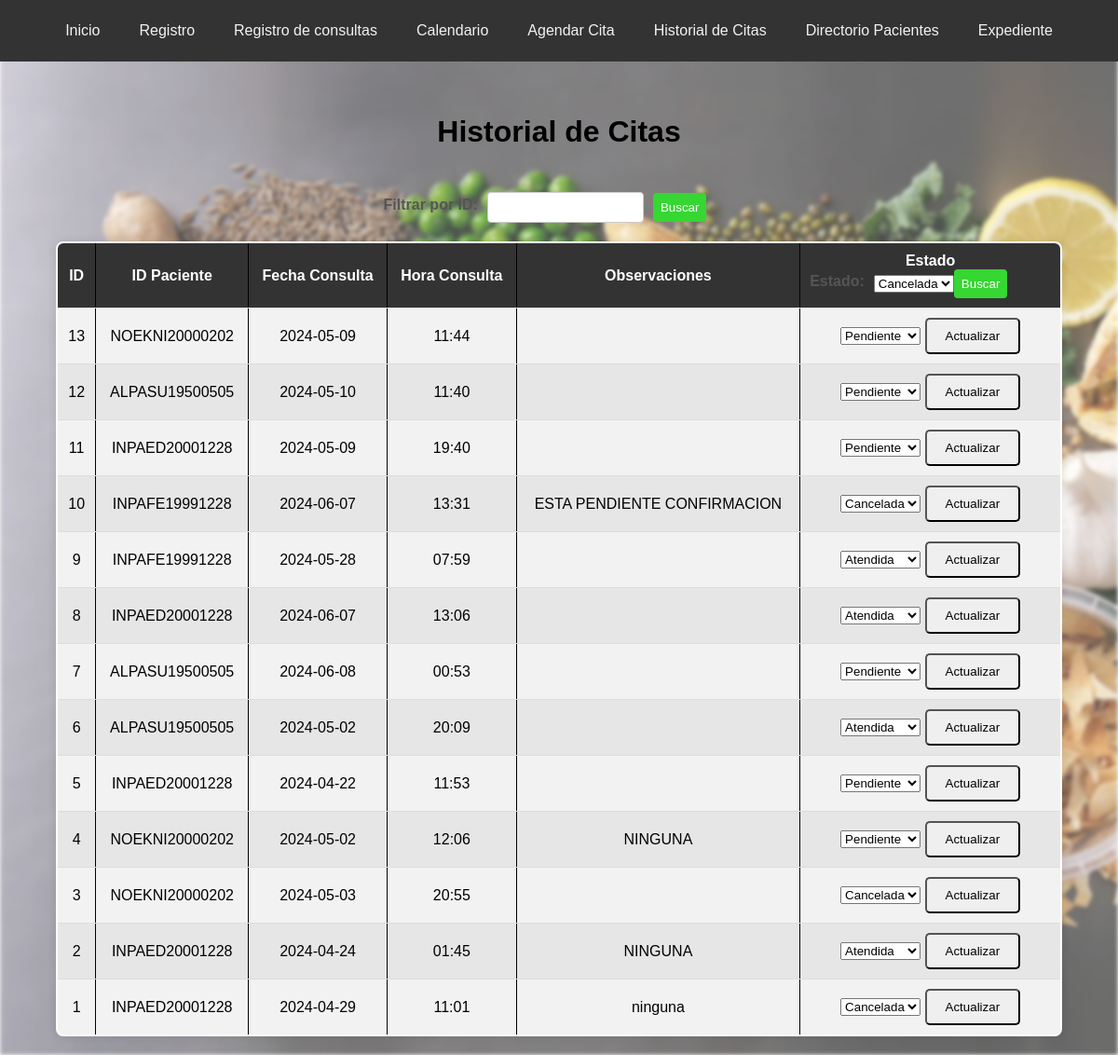
Page /historial_citas (signed in) on the committed database.
### tables this page shows
CREATE TABLE citas (
                    id_cita INTEGER PRIMARY KEY AUTOINCREMENT,
                    id_paciente TEXT,
                    fecha_consulta TEXT NOT NULL,
                    hora_consulta TEXT NOT NULL, 
                    observaciones TEXT,
                    estado TEXT DEFAULT 'Pendiente',
                    FOREIGN KEY (id_paciente) REFERENCES pacientes(id_paciente)
                );

### app.py (the view)
@app.route('/historial_citas', methods=['GET', 'POST'])
@login_required
def historial_citas():
    filter_text = request.form.get('filter_text')
    filter_by = request.form.get('filter_by')
    with get_db_connection() as connection:
        cursor = connection.cursor()
        if request.method == 'POST' and filter_text and filter_by:
            if filter_by == 'id_paciente':
                cursor.execute("SELECT * FROM citas WHERE LOWER(id_paciente) LIKE LOWER(?)", ('%' + filter_text + '%',))
            elif filter_by == 'estado':
                cursor.execute("SELECT * FROM citas WHERE LOWER(estado) = LOWER(?)", (filter_text, ))
            else:
                cursor.execute("SELECT * FROM citas")
        else:
            cursor.execute("SELECT * FROM citas")
        citas = cursor.fetchall()
    with get_db_connection() as connection:
     cursor = connection.cursor()
    cursor.execute("SELECT id_paciente, primer_apellido, segundo_apellido, nombres FROM pacientes")
    pacientes = cursor.fetchall()
    citas_ordenadas = sorted(citas, key=itemgetter(0), reverse=True)
    with get_db_connection() as connection:
        cursor = connection.cursor()
        cursor.execute("SELECT id_paciente, primer_apellido, segundo_apellido, nombres FROM pacientes")
        pacientes = cursor.fetchall()
    return render_template('historial_citas.html', citas=citas_ordenadas, pacientes=pacientes)

### app.py (called while the page is built)
def get_db_connection():
    return sqlite3.connect('nutricion_consulta.db')

def login_required(f):
    @wraps(f)
    def decorated_function(*args, **kwargs):
        if 'username' not in session:
            return redirect(url_for('login'))
        return f(*args, **kwargs)
    return decorated_function

### templates/historial_citas.html (shortened to what this page needs)
<!DOCTYPE html>
<html lang="es">
<head>
    <link rel="stylesheet" href="{{ url_for('static', filename='css/style.css') }}">
</head>
<body>
    <div class="navbar">
        <a href="/">Inicio</a>
        <a href="/registro">Registro</a>
        <a href="/consultar">Registro de consultas</a>
        <a href="/options">Calendario</a>
        <a href="/agendar_cita">Agendar Cita</a>
        <a href="/historial_citas">Historial de Citas</a>
        <a href="/directorio_pacientes">Directorio Pacientes</a>
        <a href="/expediente">Expediente</a>
        </div>
        <br>
            <h1>Historial de Citas</h1>
            <br></br>
            <div class="filter-container">
            <form action="{{ url_for('historial_citas') }}" method="post" class="filter-form">
            <label for="filtro_id">Filtrar por ID:</label>
            <input type="text" id="filter_id" name="filter_text" list="pacientes_list" required>
            <input type="submit" value="Buscar">
        </form>
    </div>
        <table border="1">
            <tr>
                <th>ID</th>
                <th>ID Paciente</th>
                <th>Fecha Consulta</th>
                <th>Hora Consulta</th>
                <th>Observaciones</th>
                <th>Estado
                    <form action="{{ url_for('historial_citas') }}" method="post" class="filter-form">
                        <label for="filter_estado">Estado:</label>
                        <select id="filter_estado" name="filter_estado">
                            <option value="Cancelada" {% if filter_estado == 'Cancelada' %} selected {% endif %}>Cancelada</option>
                            <input type="submit" value="Buscar">
                        </select>
                    </form>
                </th>
            </tr>
            {% for cita in citas %}
            <tr>
                <td>{{ cita[0] }}</td>
                <td>{{ cita[1] }}</td>
                <td>{{ cita[2] }}</td>
                <td>{{ cita[3] }}</td>
                <td>{{ cita[4] }}</td>
                <td>
                    <form action="/actualizar_estado" method="POST">
                        <select name="estado">
                            <option value="Pendiente" {% if cita[5] == 'Pendiente' %}selected{% endif %}>Pendiente</option>
                            <option value="Atendida" {% if cita[5] == 'Atendida' %}selected{% endif %}>Atendida</option>
                            <option value="Cancelada" {% if cita[5] == 'Cancelada' %}selected{% endif %}>Cancelada</option>
                        </select>
                        <input type="submit" value="Actualizar">
                    </form>
                </td>
            </tr>
            {% endfor %}
        </table>
    </body>
    </html>

### static/css/style.css (style rules this page uses)
body { font-family: Arial, sans-serif; margin: 0; padding: 0; }
body::before { content: ""; position: absolute; top: 0; left: 0; width: 100%; height: 100%; z-index: -1; background-image: url('/static/css/Imagen/fondo.jpg'); background-size: cover; filter: blur(2px); opacity: .7; }
.navbar { overflow: hidden; background-color: #333; display: flex; justify-content: center; padding: 10px 0; }
.navbar a { color: #f2f2f2; text-align: center; padding: 14px 16px; text-decoration: none; transition: background-color 0.3s ease; border-radius: 5px; margin: 0 5px; }
.button, .btn-login, input[type="submit"] { display: inline-block; padding: 10px 20px; border-radius: 5px; cursor: pointer; text-decoration: none; transition: background-color 0.3s ease; }
label { display: inline-block; margin-bottom: 5px; }
input:required { border-color: #ff9999; }
input[type="text"]::placeholder, input[type="password"]::placeholder { color: #999; }
input[type="text"], input[type="number"], .add-button { width: 150px; padding: 8px 12px; margin-right: 10px; border-radius: 4px; border: 1px solid #ccc; cursor: pointer; }
table { width: 90%; margin: 0 auto; border: 2px solid #000000; border-radius: 6px; overflow: hidden; box-shadow: 0 0 10px rgba(0, 0, 0, 0.1); max-width: 100%; border-collapse: collapse; margin-bottom: 20px; background-color: #fff; border-radius: 8px; opacity: 1; animation: fadeIn 0.5s ease-in-out; transition: opacity 0.5s ease-in-out; }
th, td { padding: 10px; text-align: center; border-bottom: 1px solid #ddd; transition: background-color 0.3s; }
th { background-color: #333; color: #ffffff; }
tr:nth-child(even) { background-color: #f2f2f2; }
tr:nth-child(odd) { background-color: #e6e6e6; }
h1, h2, strong { color: #000000; }
h1 { margin-bottom: 10px; text-align: center; }
.filter-container { display: flex; flex-direction: row; align-items: center; justify-content: center; margin-bottom: 20px; }
.filter-form { display: flex; align-items: center; margin-right: 20px; }
.filter-form label { margin-right: 10px; color: #555; font-weight: bold; }
.filter-form input[type="text"], .filter-form input[type="submit"] { padding: 8px; border-radius: 4px; border: 1px solid #ccc; margin-right: 10px; }
.filter-form input[type="submit"] { background-color: #36d633; color: #fff; border: none; cursor: pointer; }

### rows in the picture
citas: id_cita "13", id_paciente "NOEKNI20000202", fecha_consulta "2024-05-09", hora_consulta "11:44", estado "Pendiente"
citas: id_cita "12", id_paciente "ALPASU19500505", fecha_consulta "2024-05-10", hora_consulta "11:40", estado "Pendiente"
citas: id_cita "11", id_paciente "INPAED20001228", fecha_consulta "2024-05-09", hora_consulta "19:40", estado "Pendiente"
citas: id_cita "10", id_paciente "INPAFE19991228", fecha_consulta "2024-06-07", hora_consulta "13:31", observaciones "ESTA PENDIENTE CONFIRMACION", estado "Cancelada"
citas: id_cita "9", id_paciente "INPAFE19991228", fecha_consulta "2024-05-28", hora_consulta "07:59", estado "Atendida"
citas: id_cita "8", id_paciente "INPAED20001228", fecha_consulta "2024-06-07", hora_consulta "13:06", estado "Atendida"
citas: id_cita "7", id_paciente "ALPASU19500505", fecha_consulta "2024-06-08", hora_consulta "00:53", estado "Pendiente"
citas: id_cita "6", id_paciente "ALPASU19500505", fecha_consulta "2024-05-02", hora_consulta "20:09", estado "Atendida"
citas: id_cita "5", id_paciente "INPAED20001228", fecha_consulta "2024-04-22", hora_consulta "11:53", estado "Pendiente"
citas: id_cita "4", id_paciente "NOEKNI20000202", fecha_consulta "2024-05-02", hora_consulta "12:06", observaciones "NINGUNA", estado "Pendiente"
citas: id_cita "3", id_paciente "NOEKNI20000202", fecha_consulta "2024-05-03", hora_consulta "20:55", estado "Cancelada"
citas: id_cita "2", id_paciente "INPAED20001228", fecha_consulta "2024-04-24", hora_consulta "01:45", observaciones "NINGUNA", estado "Atendida"
citas: id_cita "1", id_paciente "INPAED20001228", fecha_consulta "2024-04-29", hora_consulta "11:01", observaciones "ninguna", estado "Cancelada"
